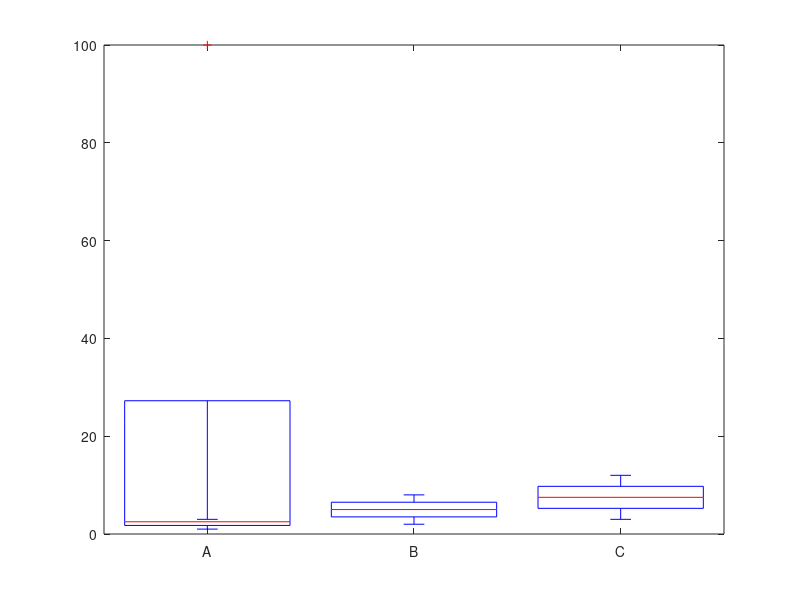

The MATLAB script that drew this image: (Note: this script raises an error after producing the figure.)
%=============================================================================
% Copyright (c) 2026-present Allan CORNET (Nelson)
%=============================================================================
% This file is part of Nelson.
%=============================================================================
% LICENCE_BLOCK_BEGIN
% SPDX-License-Identifier: LGPL-3.0-or-later
% LICENCE_BLOCK_END
%=============================================================================
% <--WEIGHT 4-->
% <--ADV-CLI MODE-->
%=============================================================================
f = figure('Visible', 'off');
x = [1 2 3; 2 4 6; 3 6 9; 100 8 12];
h = boxplot(x, 'Labels', {'A', 'B', 'C'});
asserts.istrue(isgraphics(h, 'hggroup'));
asserts.isequal(h.Type, 'hggroup');
s = h.UserData;
asserts.isequal(s.ChartType, 'boxplot');
asserts.isequal(s.Labels, {'A'; 'B'; 'C'});
asserts.isequal(numel(s.Groups), 3);
asserts.istrue(numel(h.Children) >= 18);
ax = ancestor(h, 'axes');
asserts.isequal(ax.XTick, 1:3);
asserts.isequal(ax.XTickLabel, {'A'; 'B'; 'C'});
close(f);
%=============================================================================
f = figure('Visible', 'off');
values = [1 2 3 4 10 11 12 13 NaN];
groups = {'left', 'left', 'left', 'left', 'right', 'right', 'right', 'right', 'right'};
h = boxplot(values, groups, 'Orientation', 'horizontal', 'Widths', 0.4, 'Symbol', 'rx');
s = h.UserData;
asserts.isequal(s.Orientation, 'horizontal');
asserts.isequal(s.Labels, {'left'; 'right'});
ax = ancestor(h, 'axes');
asserts.isequal(ax.YTick, 1:2);
asserts.isequal(ax.YTickLabel, {'left'; 'right'});
close(f);
%=============================================================================
f = figure('Visible', 'off');
ax = axes();
h = boxplot(ax, [1; 2; 3; 20], 'Whisker', 0, 'ShowOutliers', 'off', 'LineWidth', 2);
asserts.isequal(h.Parent, ax);
asserts.isequal(h.UserData.ChartType, 'boxplot');
close(f);
%=============================================================================
f = figure('Visible', 'off');
girls = (randn(10, 1) * 5 + 140);
boys = (randn(13, 1) * 8 + 135);
heights = [girls; boys];
sex = [ones(numel(girls), 1); 2 * ones(numel(boys), 1)];
h = boxplot(heights, sex, 'Labels', {'girls', 'boys'});
xlim([0 3]);
title('Grade 3 heights');
asserts.istrue(isgraphics(h, 'hggroup'));
asserts.isequal(numel(h.UserData.Groups), 2);
asserts.isequal(h.UserData.Labels, {'girls'; 'boys'});
frame = getframe(f);
render_assert_not_blank(frame.cdata);
close(f);
%=============================================================================
f = figure('Visible', 'off');
data = [(randn(10, 1) * 5 + 140); (randn(25, 1) * 8 + 135); ...
  (randn(20, 1) * 6 + 165)];
groups = [(ones(10, 1)); (ones(25, 1) * 2); (ones(20, 1) * 3)];
labels = {'Team A', 'Team B', 'Team C'};
pos = [2, 1, 3];
h = boxplot(data, groups, 'Notch', 'on', 'Labels', labels, 'Positions', pos, ...
  'BoxStyle', 'filled', 'Widths', 0.45);
title('Group splitting with paired vectors');
asserts.isequal(h.UserData.Labels, labels(:));
asserts.isequal(h.UserData.Positions, pos);
ax = ancestor(h, 'axes');
asserts.isequal(ax.XTick, pos);
asserts.isequal(ax.XTickLabel, labels(:));
frame = getframe(f);
render_assert_not_blank(frame.cdata);
close(f);
%=============================================================================
f = figure('Visible', 'off');
h = boxplot(randn(100, 9), 'Notch', 'on', 'BoxStyle', 'filled', ...
  'Colors', 'ygcwkmb', 'Whisker', 1.2);
title('Different colors specified with characters');
asserts.isequal(numel(h.UserData.Groups), 9);
frame = getframe(f);
render_assert_not_blank(frame.cdata);
close(f);
%=============================================================================
f = figure('Visible', 'off');
colors = [0.7 0.7 0.7; 0.0 0.4 0.9; 0.7 0.4 0.3; 0.7 0.1 0.7; ...
  0.8 0.7 0.4; 0.1 0.8 0.5; 0.9 0.9 0.2];
h = boxplot(randn(100, 13), 'Notch', 'on', 'BoxStyle', 'filled', ...
  'Colors', colors, 'Whisker', 1.3, 'Widths', 0.45);
title('Different colors specified as RGB values');
asserts.isequal(numel(h.UserData.Groups), 13);
frame = getframe(f);
render_assert_not_blank(frame.cdata);
close(f);
%=============================================================================
f = figure('Visible', 'off');
X = [1 2 3; 2 4 6; 3 6 9; 8 7 12];
h = boxplot(X, 'Labels', {'A', 'B', 'C'});
patches = findobj(h, 'Type', 'patch');
asserts.isequal(numel(patches), 3);
asserts.isequal(get(patches(1), 'EdgeColor'), [0 0.447 0.741]);
asserts.isequal(get(patches(1), 'FaceColor'), 'none');
lines = findobj(h, 'Type', 'line');
medianColors = [];
dashedCount = 0;
for k = 1:numel(lines)
  if strcmp(get(lines(k), 'LineStyle'), '--')
    dashedCount = dashedCount + 1;
    asserts.isequal(get(lines(k), 'Color'), [0 0.447 0.741]);
  end
  if isequal(get(lines(k), 'Color'), [0.85 0.325 0.098])
    medianColors = [medianColors; get(lines(k), 'Color')];
  end
end
asserts.isequal(size(medianColors, 1), 3);
asserts.isequal(dashedCount, 6);
close(f);
%=============================================================================
asserts.checkerror('boxplot();', getString(message('Nelson:narginchk:notEnoughInputs')));
asserts.checkerror('boxplot({1, 2});', getString(message('Nelson:validators:mustBeNumeric', 'Value')));
asserts.checkerror('boxplot([1 2], [1 2 3]);', getString(message('Nelson:graphics:invalidGroupData')));
asserts.checkerror('boxplot([1 2], ''Labels'', {''A'', ''B''});', getString(message('Nelson:boxplot:invalidNumberOfLabels')));
asserts.checkerror('boxplot([1 2], ''BoxWidth'', 0.5);', getString(message('Nelson:graphics:unsupportedProperty', 'boxplot')));
asserts.checkerror('boxplot([1 2], ''OutlierTags'', ''on'');', getString(message('Nelson:graphics:unsupportedProperty', 'boxplot')));
%=============================================================================
